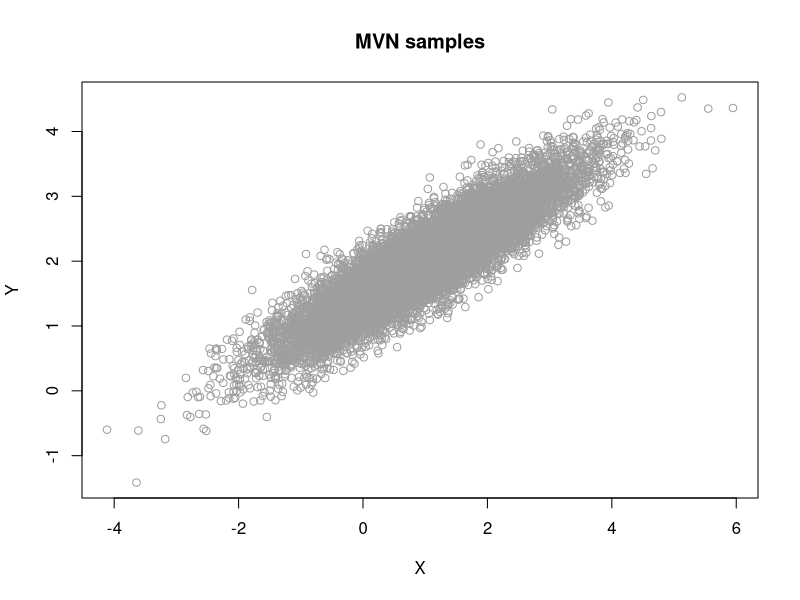
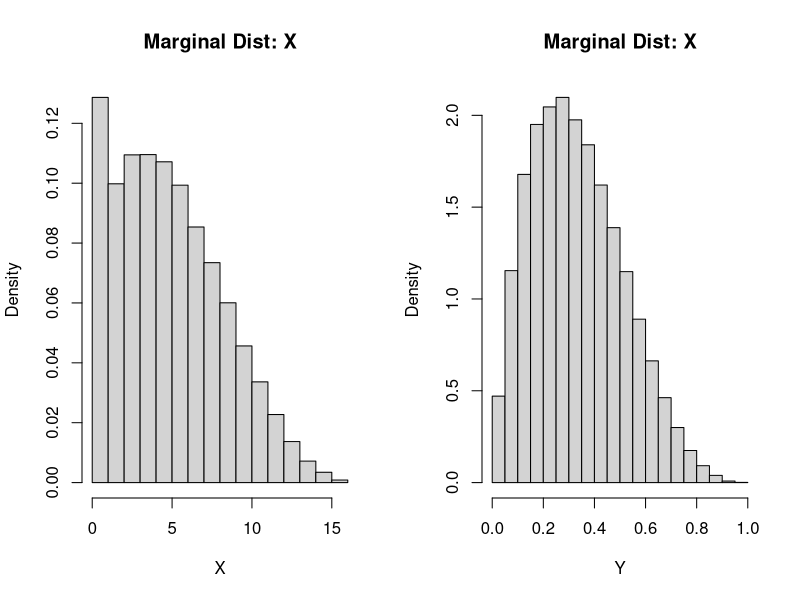

These figures' R source, in order:
## ---- chunk 1
N = 10000

rho = 0.9
mu_x = 1
mu_y = 2
sd_x = 1.2
sd_y = 0.75

s1 = sqrt(1 - rho^2) * sd_x
s2 = sqrt(1 - rho^2) * sd_y

MVN = matrix(data = NA, nrow = N, ncol = 2, 
           dimnames = list(NULL, c("X", "Y")))

MVN[1, ] = c(mu_x, mu_y)
Y = MVN[1, 2] ## get Y vals
for(i in 1:(N-1)){
  mx = mu_x + rho * (Y - mu_y) * sd_x/sd_y
  X = rnorm(n = 1, mx, s1)
  MVN[i+1, 1] = X
  my = mu_y + rho * (X - mu_x) * sd_y/sd_x
  Y = rnorm(n = 1, mean = my, sd = s2)
  MVN[i+1, 2] = Y
}


plot(MVN, type = "p", col = 8, 
     main = "MVN samples")


## means
colMeans(MVN)

## correlation
cor(MVN)

## ---- chunk 2

N = 10^5
n = 16
a = 2
b = 4
X = numeric(N)
Y = numeric(N)

## initial values
X[1] = 0.2
Y[1] = 0.34 ## theta values

for(i in 1:N){
  X[i+1] = rbinom(n = 1, size = n, prob = Y[i])
  Y[i+1] = rbeta(1, a + X[i+1], n - X[i+1]+b)
}

par(mfrow = c(1,2))
hist(X, main = "Marginal Dist: X", probability = TRUE)
hist(Y, main = "Marginal Dist: X", probability = TRUE)
